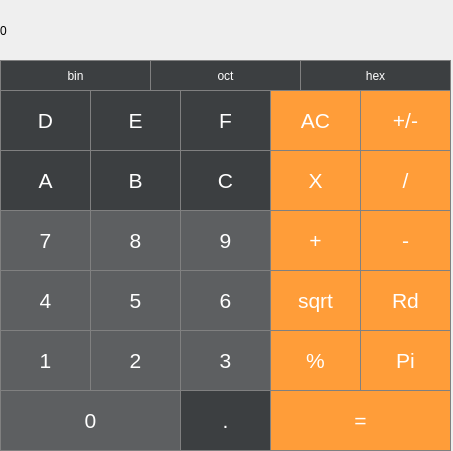
<?xml version="1.0" encoding="UTF-8"?>
<ui version="4.0">
 <class>MainWindow</class>
 <widget class="QMainWindow" name="MainWindow">
  <property name="geometry">
   <rect>
    <x>0</x>
    <y>0</y>
    <width>453</width>
    <height>451</height>
   </rect>
  </property>
  <property name="windowTitle">
   <string>MainWindow</string>
  </property>
  <widget class="QWidget" name="centralwidget">
   <widget class="QLabel" name="label">
    <property name="geometry">
     <rect>
      <x>0</x>
      <y>0</y>
      <width>451</width>
      <height>61</height>
     </rect>
    </property>
    <property name="styleSheet">
     <string notr="true">QLabel {
  background-color: rgb(48, 50, 55);
  color: white; 
  qproperty-alignment: 'AlignVCenter | AlignRight';
  border: 1px solid gray;
  font-size: 18pt;
 
}

background-color : white;</string>
    </property>
    <property name="text">
     <string>0</string>
    </property>
   </widget>
   <widget class="QPushButton" name="pushButton_D">
    <property name="geometry">
     <rect>
      <x>0</x>
      <y>90</y>
      <width>91</width>
      <height>61</height>
     </rect>
    </property>
    <property name="styleSheet">
     <string notr="true">QPushButton {
  background-color: rgb(60, 63, 65);
  color: white; 
  border: 1px solid gray;
  font-size: 16pt;
}
QPushButton:pressed {
    background-color: qlineargradient(x1: 0, y1: 0, x2: 0, y2: 1,
                                      stop: 0 #BEBEBE, stop: 1 #D7D7D7);
}</string>
    </property>
    <property name="text">
     <string>D</string>
    </property>
   </widget>
   <widget class="QPushButton" name="pushButton_E">
    <property name="geometry">
     <rect>
      <x>90</x>
      <y>90</y>
      <width>91</width>
      <height>61</height>
     </rect>
    </property>
    <property name="styleSheet">
     <string notr="true">QPushButton {
  background-color: rgb(60, 63, 65);
  color: white; 
  border: 1px solid gray;
  font-size: 16pt;
}
QPushButton:pressed {
    background-color: qlineargradient(x1: 0, y1: 0, x2: 0, y2: 1,
                                      stop: 0 #BEBEBE, stop: 1 #D7D7D7);
}</string>
    </property>
    <property name="text">
     <string>E</string>
    </property>
   </widget>
   <widget class="QPushButton" name="pushButton_F">
    <property name="geometry">
     <rect>
      <x>180</x>
      <y>90</y>
      <width>91</width>
      <height>61</height>
     </rect>
    </property>
    <property name="styleSheet">
     <string notr="true">QPushButton {
  background-color: rgb(60, 63, 65);
  color: white; 
  border: 1px solid gray;
  font-size: 16pt;
}
QPushButton:pressed {
    background-color: qlineargradient(x1: 0, y1: 0, x2: 0, y2: 1,
                                      stop: 0 #BEBEBE, stop: 1 #D7D7D7);
}</string>
    </property>
    <property name="text">
     <string>F</string>
    </property>
   </widget>
   <widget class="QPushButton" name="pushButton_A">
    <property name="geometry">
     <rect>
      <x>0</x>
      <y>150</y>
      <width>91</width>
      <height>61</height>
     </rect>
    </property>
    <property name="styleSheet">
     <string notr="true">QPushButton {
  background-color: rgb(60, 63, 65);
  color: white; 
  border: 1px solid gray;
  font-size: 16pt;
}
QPushButton:pressed {
    background-color: qlineargradient(x1: 0, y1: 0, x2: 0, y2: 1,
                                      stop: 0 #BEBEBE, stop: 1 #D7D7D7);
}</string>
    </property>
    <property name="text">
     <string>A</string>
    </property>
   </widget>
   <widget class="QPushButton" name="pushButton_B">
    <property name="geometry">
     <rect>
      <x>90</x>
      <y>150</y>
      <width>91</width>
      <height>61</height>
     </rect>
    </property>
    <property name="styleSheet">
     <string notr="true">QPushButton {
  background-color: rgb(60, 63, 65);
  color: white; 
  border: 1px solid gray;
  font-size: 16pt;
}
QPushButton:pressed {
    background-color: qlineargradient(x1: 0, y1: 0, x2: 0, y2: 1,
                                      stop: 0 #BEBEBE, stop: 1 #D7D7D7);
}</string>
    </property>
    <property name="text">
     <string>B</string>
    </property>
   </widget>
   <widget class="QPushButton" name="pushButton_C">
    <property name="geometry">
     <rect>
      <x>180</x>
      <y>150</y>
      <width>91</width>
      <height>61</height>
     </rect>
    </property>
    <property name="styleSheet">
     <string notr="true">QPushButton {
  background-color: rgb(60, 63, 65);
  color: white; 
  border: 1px solid gray;
  font-size: 16pt;
}
QPushButton:pressed {
    background-color: qlineargradient(x1: 0, y1: 0, x2: 0, y2: 1,
                                      stop: 0 #BEBEBE, stop: 1 #D7D7D7);
}</string>
    </property>
    <property name="text">
     <string>C</string>
    </property>
   </widget>
   <widget class="QPushButton" name="pushButton_7">
    <property name="geometry">
     <rect>
      <x>0</x>
      <y>210</y>
      <width>91</width>
      <height>61</height>
     </rect>
    </property>
    <property name="styleSheet">
     <string notr="true">QPushButton {
   background-color: rgb(93, 95, 97);
   color: white; 
   border: 1px solid gray;
   font-size: 16pt;
}
QPushButton:pressed {
    background-color: qlineargradient(x1: 0, y1: 0, x2: 0, y2: 1,
                                      stop: 0 #dadbde, stop: 1 #f6f7fa);
}</string>
    </property>
    <property name="text">
     <string>7</string>
    </property>
   </widget>
   <widget class="QPushButton" name="pushButton_8">
    <property name="geometry">
     <rect>
      <x>90</x>
      <y>210</y>
      <width>91</width>
      <height>61</height>
     </rect>
    </property>
    <property name="styleSheet">
     <string notr="true">QPushButton {
   background-color: rgb(93, 95, 97);
   color: white; 
   border: 1px solid gray;
   font-size: 16pt;
}
QPushButton:pressed {
    background-color: qlineargradient(x1: 0, y1: 0, x2: 0, y2: 1,
                                      stop: 0 #dadbde, stop: 1 #f6f7fa);
}</string>
    </property>
    <property name="text">
     <string>8</string>
    </property>
   </widget>
   <widget class="QPushButton" name="pushButton_9">
    <property name="geometry">
     <rect>
      <x>180</x>
      <y>210</y>
      <width>91</width>
      <height>61</height>
     </rect>
    </property>
    <property name="styleSheet">
     <string notr="true">QPushButton {
   background-color: rgb(93, 95, 97);
   color: white; 
   border: 1px solid gray;
   font-size: 16pt;
}
QPushButton:pressed {
    background-color: qlineargradient(x1: 0, y1: 0, x2: 0, y2: 1,
                                      stop: 0 #dadbde, stop: 1 #f6f7fa);
}</string>
    </property>
    <property name="text">
     <string>9</string>
    </property>
   </widget>
   <widget class="QPushButton" name="pushButton_4">
    <property name="geometry">
     <rect>
      <x>0</x>
      <y>270</y>
      <width>91</width>
      <height>61</height>
     </rect>
    </property>
    <property name="styleSheet">
     <string notr="true">QPushButton {
   background-color: rgb(93, 95, 97);
   color: white; 
   border: 1px solid gray;
   font-size: 16pt;
}
QPushButton:pressed {
    background-color: qlineargradient(x1: 0, y1: 0, x2: 0, y2: 1,
                                      stop: 0 #dadbde, stop: 1 #f6f7fa);
}</string>
    </property>
    <property name="text">
     <string>4</string>
    </property>
   </widget>
   <widget class="QPushButton" name="pushButton_5">
    <property name="geometry">
     <rect>
      <x>90</x>
      <y>270</y>
      <width>91</width>
      <height>61</height>
     </rect>
    </property>
    <property name="styleSheet">
     <string notr="true">QPushButton {
   background-color: rgb(93, 95, 97);
   color: white; 
   border: 1px solid gray;
   font-size: 16pt;
}
QPushButton:pressed {
    background-color: qlineargradient(x1: 0, y1: 0, x2: 0, y2: 1,
                                      stop: 0 #dadbde, stop: 1 #f6f7fa);
}</string>
    </property>
    <property name="text">
     <string>5</string>
    </property>
   </widget>
   <widget class="QPushButton" name="pushButton_6">
    <property name="geometry">
     <rect>
      <x>180</x>
      <y>270</y>
      <width>91</width>
      <height>61</height>
     </rect>
    </property>
    <property name="styleSheet">
     <string notr="true">QPushButton {
   background-color: rgb(93, 95, 97);
   color: white; 
   border: 1px solid gray;
   font-size: 16pt;
}
QPushButton:pressed {
    background-color: qlineargradient(x1: 0, y1: 0, x2: 0, y2: 1,
                                      stop: 0 #dadbde, stop: 1 #f6f7fa);
}</string>
    </property>
    <property name="text">
     <string>6</string>
    </property>
   </widget>
   <widget class="QPushButton" name="pushButton_1">
    <property name="geometry">
     <rect>
      <x>0</x>
      <y>330</y>
      <width>91</width>
      <height>61</height>
     </rect>
    </property>
    <property name="styleSheet">
     <string notr="true">QPushButton {
   background-color: rgb(93, 95, 97);
   color: white; 
   border: 1px solid gray;
   font-size: 16pt;
}
QPushButton:pressed {
    background-color: qlineargradient(x1: 0, y1: 0, x2: 0, y2: 1,
                                      stop: 0 #dadbde, stop: 1 #f6f7fa);
}</string>
    </property>
    <property name="text">
     <string>1</string>
    </property>
   </widget>
   <widget class="QPushButton" name="pushButton_2">
    <property name="geometry">
     <rect>
      <x>90</x>
      <y>330</y>
      <width>91</width>
      <height>61</height>
     </rect>
    </property>
    <property name="styleSheet">
     <string notr="true">QPushButton {
   background-color: rgb(93, 95, 97);
   color: white; 
   border: 1px solid gray;
   font-size: 16pt;
}
QPushButton:pressed {
    background-color: qlineargradient(x1: 0, y1: 0, x2: 0, y2: 1,
                                      stop: 0 #dadbde, stop: 1 #f6f7fa);
}</string>
    </property>
    <property name="text">
     <string>2</string>
    </property>
   </widget>
   <widget class="QPushButton" name="pushButton_3">
    <property name="geometry">
     <rect>
      <x>180</x>
      <y>330</y>
      <width>91</width>
      <height>61</height>
     </rect>
    </property>
    <property name="styleSheet">
     <string notr="true">QPushButton {
   background-color: rgb(93, 95, 97);
   color: white; 
   border: 1px solid gray;
   font-size: 16pt;
}
QPushButton:pressed {
    background-color: qlineargradient(x1: 0, y1: 0, x2: 0, y2: 1,
                                      stop: 0 #dadbde, stop: 1 #f6f7fa);
}</string>
    </property>
    <property name="text">
     <string>3</string>
    </property>
   </widget>
   <widget class="QPushButton" name="pushButton_0">
    <property name="geometry">
     <rect>
      <x>0</x>
      <y>390</y>
      <width>181</width>
      <height>61</height>
     </rect>
    </property>
    <property name="styleSheet">
     <string notr="true">QPushButton {
   background-color: rgb(93, 95, 97);
   color: white; 
   border: 1px solid gray;
   font-size: 16pt;
}
QPushButton:pressed {
    background-color: qlineargradient(x1: 0, y1: 0, x2: 0, y2: 1,
                                      stop: 0 #dadbde, stop: 1 #f6f7fa);
}</string>
    </property>
    <property name="text">
     <string>0</string>
    </property>
   </widget>
   <widget class="QPushButton" name="pushButton_decimal">
    <property name="geometry">
     <rect>
      <x>180</x>
      <y>390</y>
      <width>91</width>
      <height>61</height>
     </rect>
    </property>
    <property name="styleSheet">
     <string notr="true">QPushButton {
  background-color: rgb(60, 63, 65);
  color: white; 
  border: 1px solid gray;
  font-size: 16pt;
}
QPushButton:pressed {
    background-color: qlineargradient(x1: 0, y1: 0, x2: 0, y2: 1,
                                      stop: 0 #BEBEBE, stop: 1 #D7D7D7);
}</string>
    </property>
    <property name="text">
     <string>.</string>
    </property>
   </widget>
   <widget class="QPushButton" name="pushButton_allClear">
    <property name="geometry">
     <rect>
      <x>270</x>
      <y>90</y>
      <width>91</width>
      <height>61</height>
     </rect>
    </property>
    <property name="styleSheet">
     <string notr="true">QPushButton {
  background-color: rgb(255, 157, 57);
  color: white; 
  border: 1px solid gray;
  font-size: 16pt;
}

QPushButton:pressed {
    background-color: qlineargradient(x1: 0, y1: 0, x2: 0, y2: 1,
                                      stop: 0 #FF7832, stop: 1 #FF9739);
}</string>
    </property>
    <property name="text">
     <string>AC</string>
    </property>
   </widget>
   <widget class="QPushButton" name="pushButton_unaryMinus">
    <property name="geometry">
     <rect>
      <x>360</x>
      <y>90</y>
      <width>91</width>
      <height>61</height>
     </rect>
    </property>
    <property name="styleSheet">
     <string notr="true">QPushButton {
  background-color: rgb(255, 157, 57);
  color: white; 
  border: 1px solid gray;
  font-size: 16pt;
}

QPushButton:pressed {
    background-color: qlineargradient(x1: 0, y1: 0, x2: 0, y2: 1,
                                      stop: 0 #FF7832, stop: 1 #FF9739);
}</string>
    </property>
    <property name="text">
     <string>+/-</string>
    </property>
   </widget>
   <widget class="QPushButton" name="pushButton_multiply">
    <property name="geometry">
     <rect>
      <x>270</x>
      <y>150</y>
      <width>91</width>
      <height>61</height>
     </rect>
    </property>
    <property name="styleSheet">
     <string notr="true">QPushButton {
  background-color: rgb(255, 157, 57);
  color: white; 
  border: 1px solid gray;
  font-size: 16pt;
}

QPushButton:pressed {
    background-color: qlineargradient(x1: 0, y1: 0, x2: 0, y2: 1,
                                      stop: 0 #FF7832, stop: 1 #FF9739);
}</string>
    </property>
    <property name="text">
     <string>X</string>
    </property>
   </widget>
   <widget class="QPushButton" name="pushButton_divide">
    <property name="geometry">
     <rect>
      <x>360</x>
      <y>150</y>
      <width>91</width>
      <height>61</height>
     </rect>
    </property>
    <property name="styleSheet">
     <string notr="true">QPushButton {
  background-color: rgb(255, 157, 57);
  color: white; 
  border: 1px solid gray;
  font-size: 16pt;
}

QPushButton:pressed {
    background-color: qlineargradient(x1: 0, y1: 0, x2: 0, y2: 1,
                                      stop: 0 #FF7832, stop: 1 #FF9739);
}</string>
    </property>
    <property name="text">
     <string>/</string>
    </property>
   </widget>
   <widget class="QPushButton" name="pushButton_plus">
    <property name="geometry">
     <rect>
      <x>270</x>
      <y>210</y>
      <width>91</width>
      <height>61</height>
     </rect>
    </property>
    <property name="styleSheet">
     <string notr="true">QPushButton {
  background-color: rgb(255, 157, 57);
  color: white; 
  border: 1px solid gray;
  font-size: 16pt;
}

QPushButton:pressed {
    background-color: qlineargradient(x1: 0, y1: 0, x2: 0, y2: 1,
                                      stop: 0 #FF7832, stop: 1 #FF9739);
}</string>
    </property>
    <property name="text">
     <string>+</string>
    </property>
   </widget>
   <widget class="QPushButton" name="pushButton_minus">
    <property name="geometry">
     <rect>
      <x>360</x>
      <y>210</y>
      <width>91</width>
      <height>61</height>
     </rect>
    </property>
    <property name="styleSheet">
     <string notr="true">QPushButton {
  background-color: rgb(255, 157, 57);
  color: white; 
  border: 1px solid gray;
  font-size: 16pt;
}

QPushButton:pressed {
    background-color: qlineargradient(x1: 0, y1: 0, x2: 0, y2: 1,
                                      stop: 0 #FF7832, stop: 1 #FF9739);
}</string>
    </property>
    <property name="text">
     <string>-</string>
    </property>
   </widget>
   <widget class="QPushButton" name="pushButton_sqrt">
    <property name="geometry">
     <rect>
      <x>270</x>
      <y>270</y>
      <width>91</width>
      <height>61</height>
     </rect>
    </property>
    <property name="styleSheet">
     <string notr="true">QPushButton {
  background-color: rgb(255, 157, 57);
  color: white; 
  border: 1px solid gray;
  font-size: 16pt;
}

QPushButton:pressed {
    background-color: qlineargradient(x1: 0, y1: 0, x2: 0, y2: 1,
                                      stop: 0 #FF7832, stop: 1 #FF9739);
}</string>
    </property>
    <property name="text">
     <string>sqrt</string>
    </property>
   </widget>
   <widget class="QPushButton" name="pushButton_rd">
    <property name="geometry">
     <rect>
      <x>360</x>
      <y>270</y>
      <width>91</width>
      <height>61</height>
     </rect>
    </property>
    <property name="styleSheet">
     <string notr="true">QPushButton {
  background-color: rgb(255, 157, 57);
  color: white; 
  border: 1px solid gray;
  font-size: 16pt;
}

QPushButton:pressed {
    background-color: qlineargradient(x1: 0, y1: 0, x2: 0, y2: 1,
                                      stop: 0 #FF7832, stop: 1 #FF9739);
}</string>
    </property>
    <property name="text">
     <string>Rd</string>
    </property>
   </widget>
   <widget class="QPushButton" name="pushButton_percent">
    <property name="geometry">
     <rect>
      <x>270</x>
      <y>330</y>
      <width>91</width>
      <height>61</height>
     </rect>
    </property>
    <property name="styleSheet">
     <string notr="true">QPushButton {
  background-color: rgb(255, 157, 57);
  color: white; 
  border: 1px solid gray;
  font-size: 16pt;
}

QPushButton:pressed {
    background-color: qlineargradient(x1: 0, y1: 0, x2: 0, y2: 1,
                                      stop: 0 #FF7832, stop: 1 #FF9739);
}</string>
    </property>
    <property name="text">
     <string>%</string>
    </property>
   </widget>
   <widget class="QPushButton" name="pushButton_pi">
    <property name="geometry">
     <rect>
      <x>360</x>
      <y>330</y>
      <width>91</width>
      <height>61</height>
     </rect>
    </property>
    <property name="styleSheet">
     <string notr="true">QPushButton {
  background-color: rgb(255, 157, 57);
  color: white; 
  border: 1px solid gray;
  font-size: 16pt;
}

QPushButton:pressed {
    background-color: qlineargradient(x1: 0, y1: 0, x2: 0, y2: 1,
                                      stop: 0 #FF7832, stop: 1 #FF9739);
}</string>
    </property>
    <property name="text">
     <string>Pi</string>
    </property>
   </widget>
   <widget class="QPushButton" name="pushButton_equals">
    <property name="geometry">
     <rect>
      <x>270</x>
      <y>390</y>
      <width>181</width>
      <height>61</height>
     </rect>
    </property>
    <property name="styleSheet">
     <string notr="true">QPushButton {
  background-color: rgb(255, 157, 57);
  color: white; 
  border: 1px solid gray;
  font-size: 16pt;
}

QPushButton:pressed {
    background-color: qlineargradient(x1: 0, y1: 0, x2: 0, y2: 1,
                                      stop: 0 #FF7832, stop: 1 #FF9739);
}</string>
    </property>
    <property name="text">
     <string>=</string>
    </property>
   </widget>
   <widget class="QPushButton" name="pushButton_hex">
    <property name="geometry">
     <rect>
      <x>300</x>
      <y>60</y>
      <width>151</width>
      <height>31</height>
     </rect>
    </property>
    <property name="styleSheet">
     <string notr="true">QPushButton {
  background-color: rgb(60, 63, 65);
  color: white; 
  border: 1px solid gray;
  font_size: 13pt;
}
QPushButton:pressed {
    background-color: qlineargradient(x1: 0, y1: 0, x2: 0, y2: 1,
                                      stop: 0 #BEBEBE, stop: 1 #D7D7D7);
}</string>
    </property>
    <property name="text">
     <string>hex</string>
    </property>
   </widget>
   <widget class="QPushButton" name="pushButton_oct">
    <property name="geometry">
     <rect>
      <x>150</x>
      <y>60</y>
      <width>151</width>
      <height>31</height>
     </rect>
    </property>
    <property name="styleSheet">
     <string notr="true">QPushButton {
  background-color: rgb(60, 63, 65);
  color: white; 
  border: 1px solid gray;
  font_size: 13pt;
}
QPushButton:pressed {
    background-color: qlineargradient(x1: 0, y1: 0, x2: 0, y2: 1,
                                      stop: 0 #BEBEBE, stop: 1 #D7D7D7);
}</string>
    </property>
    <property name="text">
     <string>oct</string>
    </property>
   </widget>
   <widget class="QPushButton" name="pushButton_bin">
    <property name="geometry">
     <rect>
      <x>0</x>
      <y>60</y>
      <width>151</width>
      <height>31</height>
     </rect>
    </property>
    <property name="styleSheet">
     <string notr="true">QPushButton {
  background-color: rgb(60, 63, 65);
  color: white; 
  border: 1px solid gray;
  font_size: 13pt;
}
QPushButton:pressed {
    background-color: qlineargradient(x1: 0, y1: 0, x2: 0, y2: 1,
                                      stop: 0 #BEBEBE, stop: 1 #D7D7D7);
}</string>
    </property>
    <property name="text">
     <string>bin</string>
    </property>
   </widget>
  </widget>
 </widget>
 <resources/>
 <connections/>
</ui>
